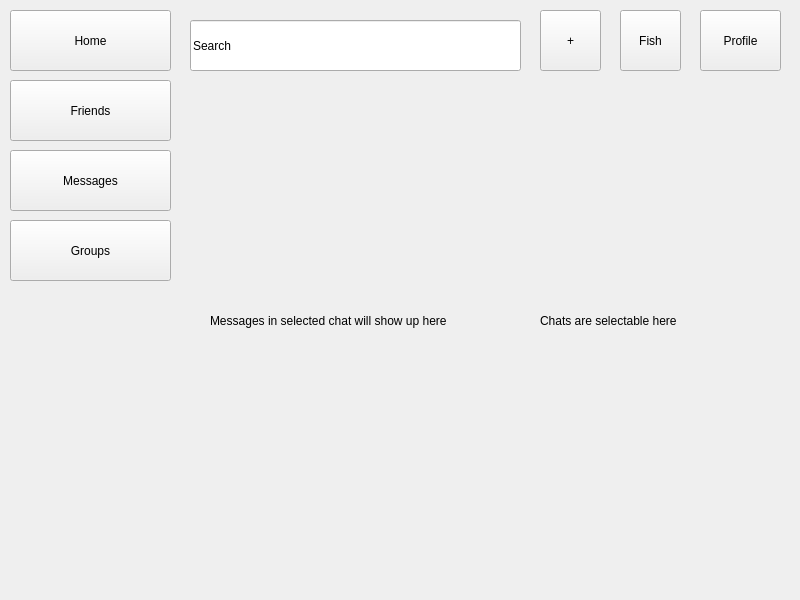
<?xml version="1.0" encoding="UTF-8"?>
<ui version="4.0">
 <class>Form</class>
 <widget class="QWidget" name="Form">
  <property name="geometry">
   <rect>
    <x>0</x>
    <y>0</y>
    <width>800</width>
    <height>600</height>
   </rect>
  </property>
  <property name="windowTitle">
   <string>Form</string>
  </property>
  <widget class="QLabel" name="label">
   <property name="geometry">
    <rect>
     <x>210</x>
     <y>100</y>
     <width>311</width>
     <height>441</height>
    </rect>
   </property>
   <property name="text">
    <string>Messages in selected chat will show up here</string>
   </property>
  </widget>
  <widget class="QPushButton" name="messageButton">
   <property name="geometry">
    <rect>
     <x>10</x>
     <y>150</y>
     <width>161</width>
     <height>61</height>
    </rect>
   </property>
   <property name="text">
    <string>Messages</string>
   </property>
  </widget>
  <widget class="QLineEdit" name="searchBar">
   <property name="geometry">
    <rect>
     <x>190</x>
     <y>20</y>
     <width>331</width>
     <height>51</height>
    </rect>
   </property>
   <property name="text">
    <string>Search</string>
   </property>
  </widget>
  <widget class="QPushButton" name="postButton">
   <property name="geometry">
    <rect>
     <x>540</x>
     <y>10</y>
     <width>61</width>
     <height>61</height>
    </rect>
   </property>
   <property name="text">
    <string>+</string>
   </property>
  </widget>
  <widget class="QPushButton" name="friendsButton">
   <property name="geometry">
    <rect>
     <x>10</x>
     <y>80</y>
     <width>161</width>
     <height>61</height>
    </rect>
   </property>
   <property name="text">
    <string>Friends</string>
   </property>
  </widget>
  <widget class="QPushButton" name="profileButton">
   <property name="geometry">
    <rect>
     <x>700</x>
     <y>10</y>
     <width>81</width>
     <height>61</height>
    </rect>
   </property>
   <property name="text">
    <string>Profile</string>
   </property>
  </widget>
  <widget class="QPushButton" name="homeButton">
   <property name="geometry">
    <rect>
     <x>10</x>
     <y>10</y>
     <width>161</width>
     <height>61</height>
    </rect>
   </property>
   <property name="text">
    <string>Home</string>
   </property>
  </widget>
  <widget class="QPushButton" name="fishButton">
   <property name="geometry">
    <rect>
     <x>620</x>
     <y>10</y>
     <width>61</width>
     <height>61</height>
    </rect>
   </property>
   <property name="text">
    <string>Fish</string>
   </property>
  </widget>
  <widget class="QPushButton" name="groupButton">
   <property name="geometry">
    <rect>
     <x>10</x>
     <y>220</y>
     <width>161</width>
     <height>61</height>
    </rect>
   </property>
   <property name="text">
    <string>Groups</string>
   </property>
  </widget>
  <widget class="QLabel" name="label_2">
   <property name="geometry">
    <rect>
     <x>540</x>
     <y>100</y>
     <width>231</width>
     <height>441</height>
    </rect>
   </property>
   <property name="text">
    <string>Chats are selectable here</string>
   </property>
  </widget>
 </widget>
 <resources/>
 <connections/>
</ui>
